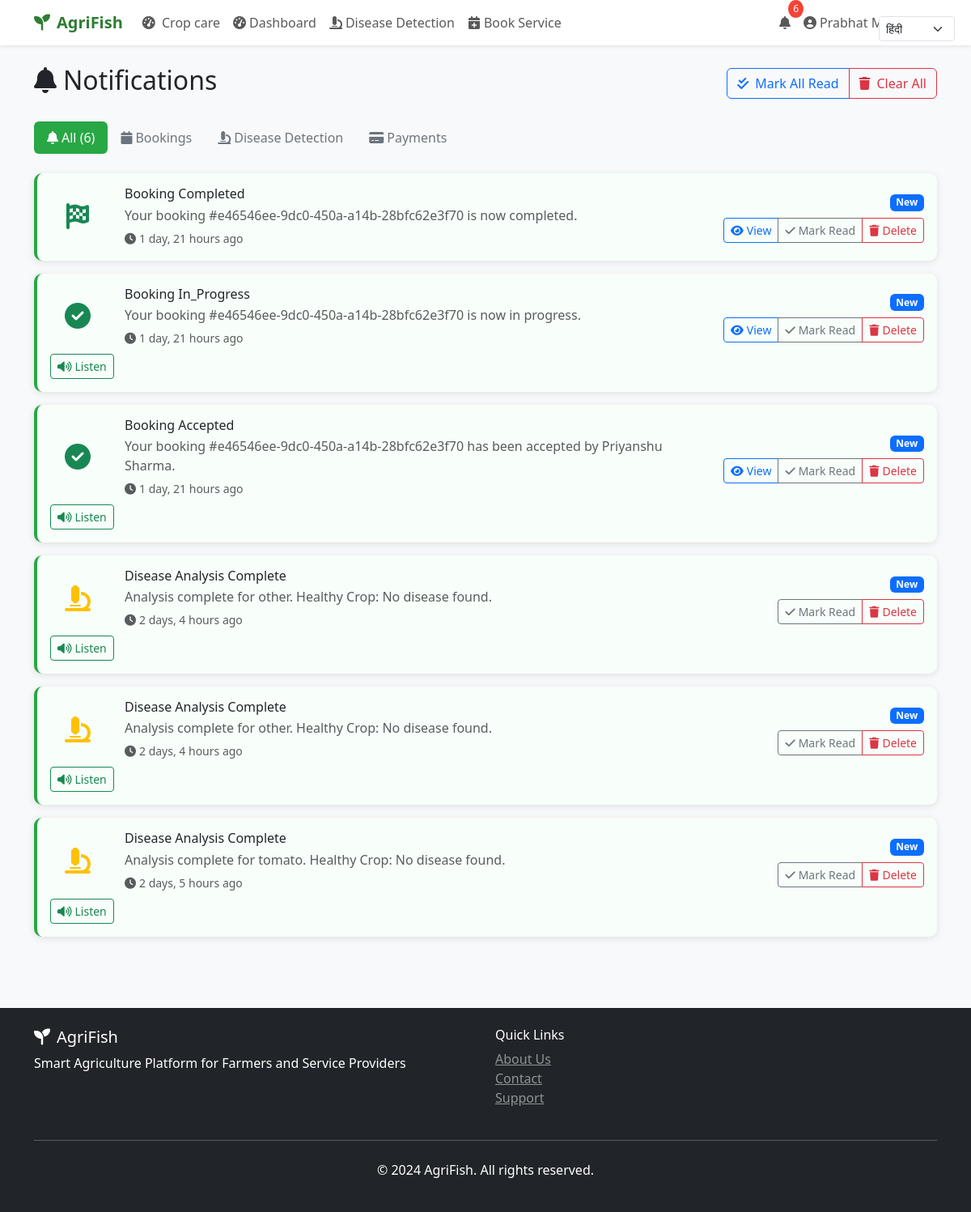
The app's page /notifications/ (signed in) with its own data.
### core/models.py (models this page shows, shortened)
class Notification(models.Model):
    NOTIFICATION_TYPES = [
        ('booking_created', 'Booking Created'),
        ('booking_accepted', 'Booking Accepted'),
        ('booking_completed', 'Booking Completed'),
        ('booking_cancelled', 'Booking Cancelled'),
        ('payment_success', 'Payment Success'),
        ('disease_detected', 'Disease Detected'),
        ('worker_nearby', 'Worker Nearby'),
        ('system_update', 'System Update'),
        ('weather_alert', 'Weather Alert'),
    ]
    PRIORITY_LEVELS = [
        ('low', 'Low'),
        ('medium', 'Medium'),
        ('high', 'High'),
        ('urgent', 'Urgent'),
    ]
    user = models.ForeignKey(UserProfile, on_delete=models.CASCADE)
    title = models.CharField(max_length=200)
    message = models.TextField()
    notification_type = models.CharField(max_length=20, choices=NOTIFICATION_TYPES)
    priority = models.CharField(max_length=10, choices=PRIORITY_LEVELS, default='medium')
    related_booking = models.ForeignKey(ServiceBooking, on_delete=models.CASCADE, null=True, blank=True)
    related_detection = models.ForeignKey(CropDiseaseDetection, on_delete=models.CASCADE, null=True, blank=True)
    is_read = models.BooleanField(default=False)
    is_sent = models.BooleanField(default=False)  # For email/SMS notifications
    read_at = models.DateTimeField(null=True, blank=True)
    send_email = models.BooleanField(default=True)
    send_sms = models.BooleanField(default=False)
    send_push = models.BooleanField(default=True)
    created_at = models.DateTimeField(auto_now_add=True)
    class Meta:
        ordering = ['-created_at']

### core/views.py (the view, shortened to what this page needs)
# urls.py: path('notifications/', views.notifications, name='notifications'),
@login_required
def notifications(request):
    user_notifications = Notification.objects.filter(
        user=request.user.userprofile
    ).order_by('-created_at')
    paginator = Paginator(user_notifications, 20)
    page_number = request.GET.get('page')
    page_obj = paginator.get_page(page_number)
    context = {
        'notifications': page_obj,
        'page_obj': page_obj,
        'unread_count': user_notifications.filter(is_read=False).count(),
    }
    return render(request, 'notifications.html', context)

### templates/notifications.html (shortened to what this page needs)
{% extends 'base.html' %}
{% block content %}
<div class="container py-4">
    <div class="row">
        <div class="col-12">
            <div class="d-flex justify-content-between align-items-center mb-4">
                <h2><i class="fas fa-bell me-2"></i>Notifications</h2>
                <div class="btn-group">
                    <button class="btn btn-outline-primary" onclick="markAllRead()">
                        <i class="fas fa-check-double me-2"></i>Mark All Read
                    </button>
                    <button class="btn btn-outline-danger" onclick="clearAll()">
                        <i class="fas fa-trash me-2"></i>Clear All
                    </button>
                </div>
            </div>
        </div>
    </div>
    <div class="row mb-4">
        <div class="col-12">
            <ul class="nav nav-pills" id="notificationTabs" role="tablist">
                <li class="nav-item" role="presentation">
                    <button class="nav-link active" id="all-tab" data-bs-toggle="pill" data-bs-target="#all" type="button">
                        <i class="fas fa-bell me-1"></i>All ({{ notifications|length }})
                    </button>
                </li>
                <li class="nav-item" role="presentation">
                    <button class="nav-link" id="booking-tab" data-bs-toggle="pill" data-bs-target="#booking" type="button">
                        <i class="fas fa-calendar me-1"></i>Bookings
                    </button>
                </li>
                <li class="nav-item" role="presentation">
                    <button class="nav-link" id="disease-tab" data-bs-toggle="pill" data-bs-target="#disease" type="button">
                        <i class="fas fa-microscope me-1"></i>Disease Detection
                    </button>
                </li>
                <li class="nav-item" role="presentation">
                    <button class="nav-link" id="payment-tab" data-bs-toggle="pill" data-bs-target="#payment" type="button">
                        <i class="fas fa-credit-card me-1"></i>Payments
                    </button>
                </li>
            </ul>
        </div>
    </div>
    <div class="row">
        <div class="col-12">
            <div class="tab-content" id="notificationTabContent">
                <div class="tab-pane fade show active" id="all" role="tabpanel">
                    {% if notifications %}
                        {% for notification in notifications %}
                        <div class="card mb-3 notification-card {% if not notification.is_read %}unread{% endif %}" data-id="{{ notification.id }}">
                            <div class="card-body">
                                <div class="row align-items-center">
                                    <div class="col-md-1 text-center">
                                        {% if notification.notification_type == 'booking_created' %}
                                            <i class="fas fa-calendar-plus text-primary fa-2x"></i>
                                        {% elif notification.notification_type == 'booking_accepted' %}
                                            <i class="fas fa-check-circle text-success fa-2x"></i>
                                        {% elif notification.notification_type == 'booking_completed' %}
                                            <i class="fas fa-flag-checkered text-success fa-2x"></i>
                                        {% elif notification.notification_type == 'payment_success' %}
                                            <i class="fas fa-credit-card text-info fa-2x"></i>
                                        {% elif notification.notification_type == 'disease_detected' %}
                                            <i class="fas fa-microscope text-warning fa-2x"></i>
                                        {% else %}
                                            <i class="fas fa-bell text-secondary fa-2x"></i>
                                        {% endif %}
                                    </div>
                                    <div class="col-md-8">
                                        <h6 class="mb-1">{{ notification.title }}</h6>
                                        <p class="text-muted mb-1">{{ notification.message }}</p>
                                        <small class="text-muted">
                                            <i class="fas fa-clock me-1"></i>{{ notification.created_at|timesince }} ago
                                        </small>
                                    </div>
                                    <div class="col-md-3 text-end">
                                        {% if not notification.is_read %}
                                            <span class="badge bg-primary mb-2">New</span><br>
                                        {% endif %}
                                        <div class="btn-group btn-group-sm">
                                            {% if notification.related_booking %}
                                                <button class="btn btn-outline-primary btn-sm" onclick="viewBooking({{ notification.related_booking.id }})">
                                                    <i class="fas fa-eye me-1"></i>View
                                                </button>
                                            {% endif %}
                                            <button class="btn btn-outline-secondary btn-sm" onclick="markAsRead({{ notification.id }})">
                                                <i class="fas fa-check me-1"></i>Mark Read
                                            </button>
                                            <button class="btn btn-outline-danger btn-sm" onclick="deleteNotification({{ notification.id }})">
                                                <i class="fas fa-trash me-1"></i>Delete
                                            </button>
                                        </div>
                                    </div>
                                </div>
                                {% if notification.notification_type == 'disease_detected' or notification.notification_type == 'booking_accepted' %}
                                <div class="mt-2">
                                    <button class="btn btn-sm btn-outline-success" onclick="speakNotification('{{ notification.message }}')">
                                        <i class="fas fa-volume-up me-1"></i>Listen
                                    </button>
                                </div>
                                {% endif %}
                            </div>
                        </div>
                        {% endfor %}
                    {% else %}
                        <div class="text-center py-5">
                            <i class="fas fa-bell-slash fa-4x text-muted mb-3"></i>
                            <h5>No notifications</h5>
                            <p class="text-muted">You're all caught up! New notifications will appear here.</p>
                        </div>
                    {% endif %}
                </div>
            </div>
        </div>
    </div>
</div>
{% endblock %}

### templates/base.html (shortened to what this page needs)
<!DOCTYPE html>
<html lang="en">
<head>
    <link href="https://cdnjs.cloudflare.com/ajax/libs/bootstrap/5.3.0/css/bootstrap.min.css" rel="stylesheet">
    <link href="https://cdnjs.cloudflare.com/ajax/libs/font-awesome/6.4.0/css/all.min.css" rel="stylesheet">
</head>
<body>
    <div class="language-selector">
        <select id="languageSelect" class="form-select form-select-sm">
            <option value="hi">हिंदी</option>
        </select>
    </div>
    <nav class="navbar navbar-expand-lg navbar-light bg-white shadow-sm">
        <div class="container">
            <a class="navbar-brand" href="{% url 'home' %}">
                <i class="fas fa-seedling me-2"></i>AgriFish
            </a>
            <div class="collapse navbar-collapse" id="navbarNav">
                <ul class="navbar-nav me-auto">
                    <li class="nav-item">
                                <a class="nav-link" href=" http://172.28.29.134:1020/">
                                    <i class="fas fa-tachometer-alt me-1"></i> Crop care
                                </a>
                            </li>
                    {% if user.is_authenticated %}
                        {% if user.userprofile.user_type == 'farmer' %}
                            <li class="nav-item">
                                <a class="nav-link" href="{% url 'farmer_dashboard' %}">
                                    <i class="fas fa-tachometer-alt me-1"></i>Dashboard
                                </a>
                            </li>
                            <li class="nav-item">
                                <a class="nav-link" href="{% url 'disease_detection' %}">
                                    <i class="fas fa-microscope me-1"></i>Disease Detection
                                </a>
                            </li>
                            <li class="nav-item">
                                <a class="nav-link" href="{% url 'book_service' %}">
                                    <i class="fas fa-calendar-plus me-1"></i>Book Service
                                </a>
                            </li>
                        {% elif user.userprofile.user_type == 'worker' %}
                            <li class="nav-item">
                                <a class="nav-link" href="{% url 'worker_dashboard' %}">
                                    <i class="fas fa-tachometer-alt me-1"></i>Dashboard
                                </a>
                            </li>
                        {% endif %}
                    {% endif %}
                </ul>
                <ul class="navbar-nav">
                    {% if user.is_authenticated %}
                        <li class="nav-item dropdown">
                            <a class="nav-link position-relative" href="{% url 'notifications' %}">
                                <i class="fas fa-bell"></i>
                                <span class="notification-badge" id="notificationCount" style="display: none;">0</span>
                            </a>
                        </li>
                        <li class="nav-item dropdown">
                            <a class="nav-link dropdown-toggle" href="#" id="navbarDropdown" role="button" data-bs-toggle="dropdown">
                                <i class="fas fa-user-circle me-1"></i>{{ user.get_full_name|default:user.username }}
                            </a>
                        </li>
                    {% endif %}
                </ul>
            </div>
        </div>
    </nav>
    <main>
        {% block content %}{% endblock %}
    </main>
    <footer class="bg-dark text-white py-4 mt-5">
        <div class="container">
            <div class="row">
                <div class="col-md-6">
                    <h5><i class="fas fa-seedling me-2"></i>AgriFish</h5>
                    <p>Smart Agriculture Platform for Farmers and Service Providers</p>
                </div>
                <div class="col-md-6">
                    <h6>Quick Links</h6>
                    <ul class="list-unstyled">
                        <li><a href="#" class="text-white-50">About Us</a></li>
                        <li><a href="#" class="text-white-50">Contact</a></li>
                        <li><a href="{% url 'chat_interface' %}" class="text-white-50">Support</a></li>
                    </ul>
                </div>
            </div>
            <hr class="my-4">
            <div class="text-center">
                <p>&copy; 2024 AgriFish. All rights reserved.</p>
            </div>
        </div>
    </footer>
</body>
</html>

### templates/base.html (style rules this page uses)
:root { --primary-color: #2E7D32; --secondary-color: #4CAF50; --accent-color: #8BC34A; --warning-color: #FF9800; --danger-color: #F44336; }
body { font-family: 'Segoe UI', Tahoma, Geneva, Verdana, sans-serif; background-color: #f8f9fa; }
.navbar-brand { font-weight: bold; color: var(--primary-color) !important; }
.card { box-shadow: 0 2px 10px rgba(0,0,0,0.1); border: none; border-radius: 10px; }
.notification-badge { position: absolute; top: -8px; right: -8px; background-color: var(--danger-color); color: white; border-radius: 50%; padding: 2px 6px; font-size: 0.75rem; }
.language-selector { position: fixed; top: 20px; right: 20px; z-index: 1050; }

### templates/notifications.html (style rules this page uses)
.notification-card.unread { border-left: 4px solid #28a745; background-color: #f8fffa; }
.notification-card { transition: all 0.3s ease; cursor: pointer; }
.nav-pills .nav-link { color: #6c757d; }
.nav-pills .nav-link.active { background-color: #28a745; }

### records on screen
Notification: title "Booking Completed", message "Your booking #e46546ee-9dc0-450a-a14b-28bfc62e3f70 is now completed.", created_at "1 day, 21 hours", is_read "New"
Notification: notification_type "booking_accepted" (drawn), title "Booking In_Progress", message "Your booking #e46546ee-9dc0-450a-a14b-28bfc62e3f70 is now in progress.", created_at "1 day, 21 hours", is_read "New"
Notification: notification_type "booking_accepted" (drawn), title "Booking Accepted", message "Your booking #e46546ee-9dc0-450a-a14b-28bfc62e3f70 has been accepted by Priyanshu Sharma.", created_at "1 day, 21 hours", is_read "New"
Notification: notification_type "disease_detected" (drawn), title "Disease Analysis Complete", message "Analysis complete for other. Healthy Crop: No disease found.", created_at "2 days, 4 hours", is_read "New"
Notification: notification_type "disease_detected" (drawn), title "Disease Analysis Complete", message "Analysis complete for other. Healthy Crop: No disease found.", created_at "2 days, 4 hours", is_read "New"
Notification: notification_type "disease_detected" (drawn), title "Disease Analysis Complete", message "Analysis complete for tomato. Healthy Crop: No disease found.", created_at "2 days, 5 hours", is_read "New"

### other values on screen
{{ user.get_full_name|default:user.username }} "Prabhat Maurya"
{{ notifications|length }} "6"
